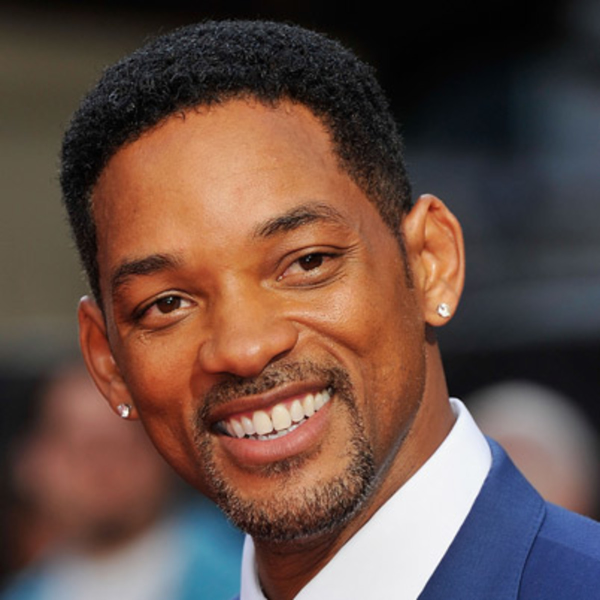
#> input picture Resources/Will Smith.jpg, 1200 x 1200 px (shown at 1/2 size)
$ python ResizingAndCropping.py
#> lines starting #> are read from the running program, lines starting #| are printed output that depends on the picture
import cv2
print('all packages imported')

img = cv2.imread('Resources/Will Smith.jpg')
#> img is the input picture: shape (1200, 1200, 3); mean B, G, R 69.7, 78.3, 102.6
print(img.shape)
#| (1200, 1200, 3)

#resize
imgResize = cv2.resize(img, (300, 300))
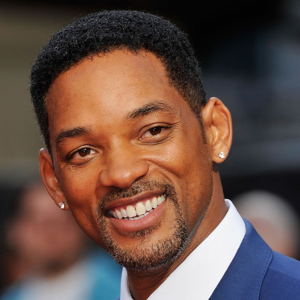
#> imgResize: shape (300, 300, 3); mean B, G, R 69.8, 78.4, 102.7
cv2.imshow('Resized image', imgResize)


#cropping
imgCropped = img[150:900, 100:900]
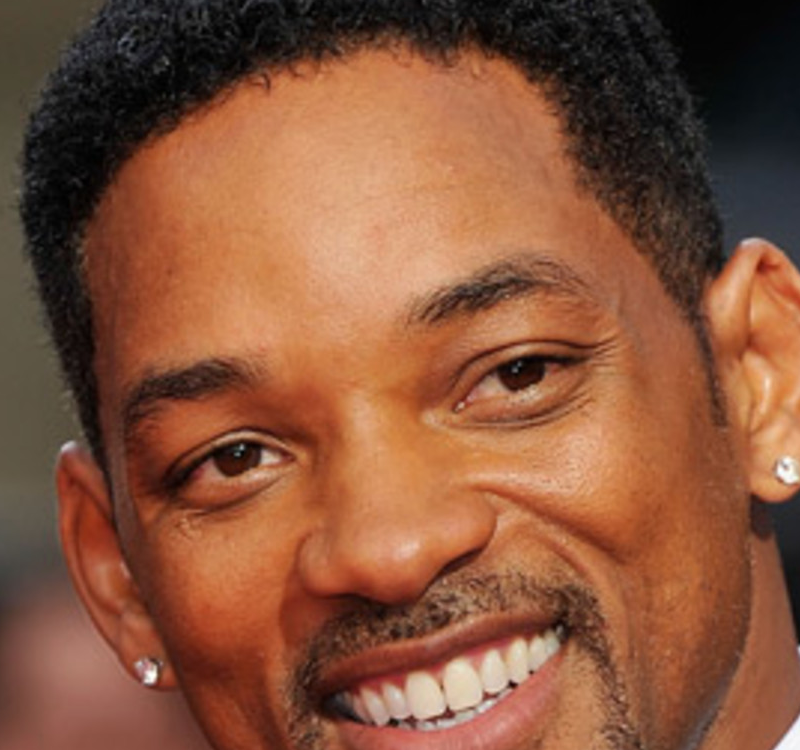
#> imgCropped: shape (750, 800, 3); mean B, G, R 59.4, 84.5, 135.1
cv2.imshow('Cropped image', imgCropped)


cv2.waitKey(0)

$ run again, with Resources/Elon Musk.jpg copied over Resources/Will Smith.jpg
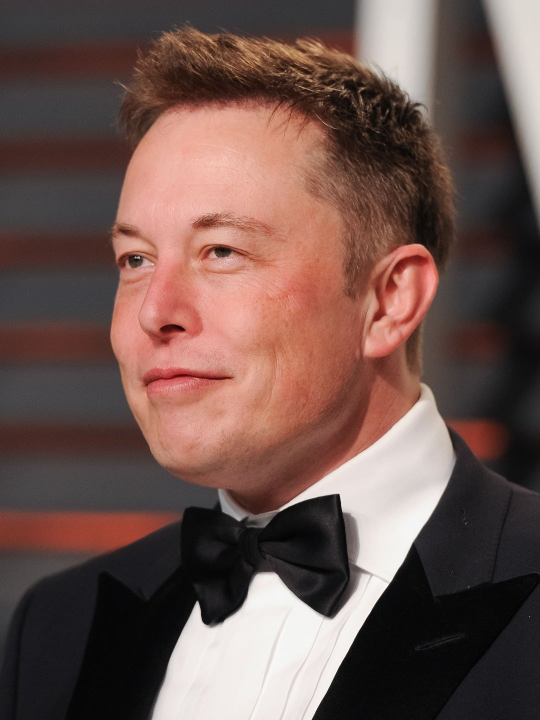
#> input picture Resources/Elon Musk.jpg, 1080 x 1440 px (shown at 1/2 size)
#> img is the input picture: shape (1440, 1080, 3); mean B, G, R 77.5, 83.4, 108.5
#| (1440, 1080, 3)
#> `imgResize = cv2.resize(img, (300, 300))`:
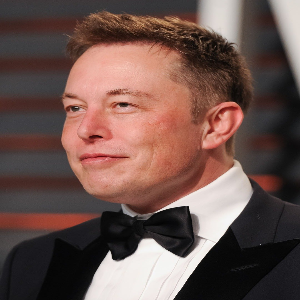
#> imgResize: shape (300, 300, 3); mean B, G, R 77.4, 83.4, 108.5
#> `imgCropped = img[150:900, 100:900]`:
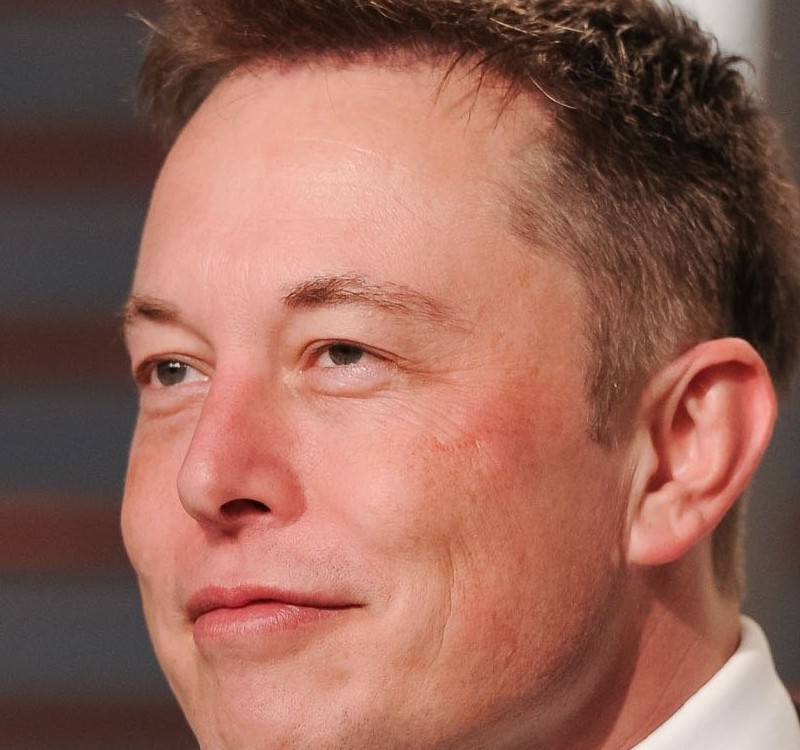
#> imgCropped: shape (750, 800, 3); mean B, G, R 87.3, 100.2, 149.1
